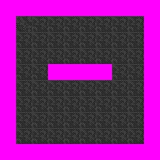

The image is a tile-based game level rendered from a .tmx file. Its description and source (layers, tilesets, objects; grid data summarised) follow:
An orthogonal 10x10 tile map with 16x16 px tiles, 2 tile layers (background, walls) and 1 object (ripley).

<map version="1.0" orientation="orthogonal" renderorder="right-down" width="10" height="10" tilewidth="16" tileheight="16" nextobjectid="1">
 <tileset firstgid="1" name="tileset01" tilewidth="16" tileheight="16" tilecount="500" columns="20">
  <image source="tilesets/tileset01.png" width="320" height="400" />
 </tileset>
 <layer name="background" width="10" height="10">
  <data>[100 cells, 100 non-empty, 4 distinct tile ids]</data>
 </layer>
 <layer name="walls" width="10" height="10">
  <data>[100 cells, 40 non-empty, 2 distinct tile ids]</data>
 </layer>
 <objectgroup name="objects" width="10" height="10">
     <object name="ellen" type="ripley" x="32" y="32" width="32" height="32" />
 </objectgroup>
</map>
